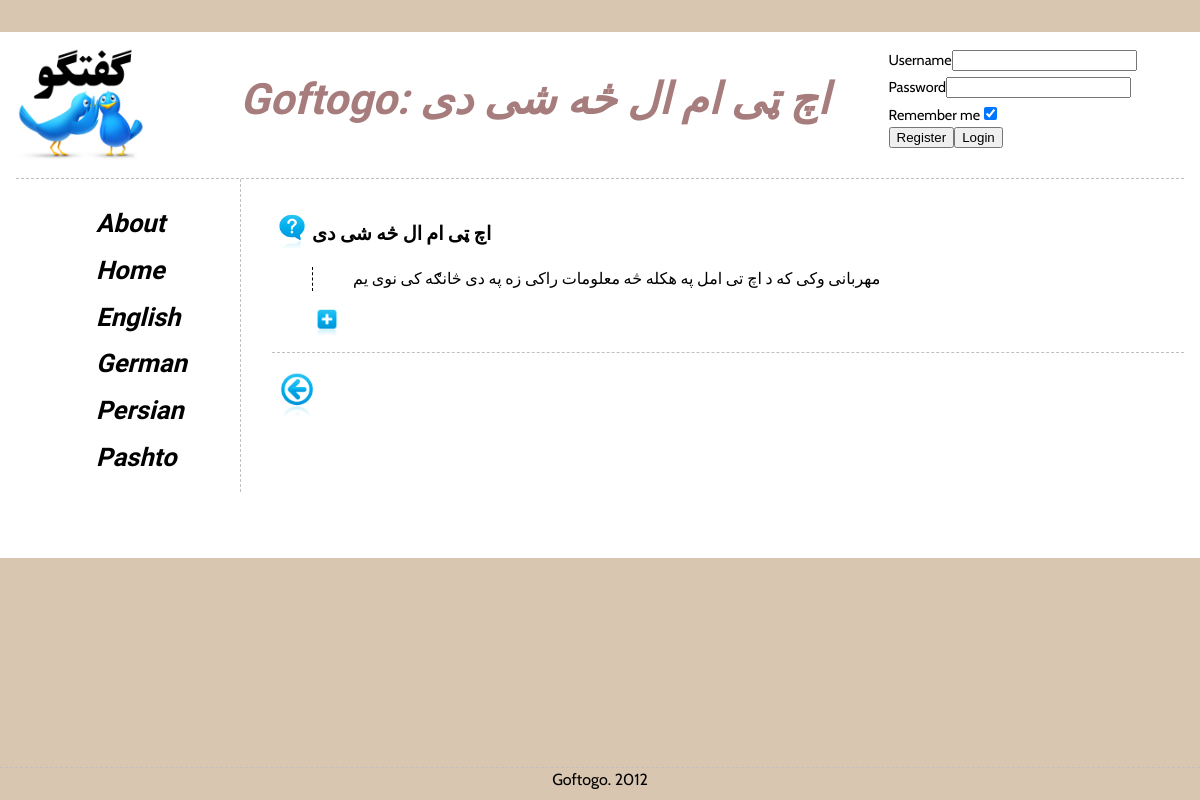
The app's page /index.php/main/qshow/3 with its own data.
### tables this page shows
CREATE TABLE IF NOT EXISTS `Question` (
  `questionID` int(11) NOT NULL AUTO_INCREMENT,
  `catID` int(11) DEFAULT NULL,
  `userID` int(11) DEFAULT NULL,
  `title` varchar(140) NOT NULL,
  `body` text NOT NULL,
  `rank` int(11) NOT NULL DEFAULT '0',
  `date` datetime DEFAULT NULL,
  PRIMARY KEY (`questionID`)
);

### application/controllers/main.php (called while the page is built, shortened)
<?php
class Main extends CI_Controller {
	public function __construct() {
		$this -> load -> model('question_model');
		$this -> load -> model('answer_model');
	}
	public function _loadviews($content, $data) {
		$this -> session -> set_userdata('last_visited', current_url());
		$data['loginbox'] = TRUE;
		$this -> load -> view('main_view', init_view_data($content, $data));
	}
	public function qshow($qid) {
		$data['question'] = $this -> question_model -> get_details($qid);
		$data['title'] = lang('title_main') . ': ' . $data['question'] -> title;
		$data['answers'] = $this -> answer_model -> get_answers($qid);
		$data['backlink'] = anchor($this -> session -> userdata('last_visited'), lang('w_back'), "class=backlink");
		$this -> _loadviews('qdetails', $data);
	}
}

### index.php (called while the page is built, shortened)
<?php
require_once BASEPATH.'core/CodeIgniter.php';

### application/models/question_model.php (called while the page is built, shortened)
<?php
class Question_model extends CI_Model {
	public function get_details($qid) {
		$query = $this -> db -> get_where('Question', array('questionID' => $qid));
		return $query -> first_row();
	}
}

### application/views/content/qdetails.php (the view, shortened to what this page needs)
<div id="body">
<div class="question">
		<h3><?php echo $question->title; ?></h3>
		<p><?php echo $question->body; ?></p>
<div style="visibility:hidden" id="ajaxresult">
<form action="" method="POST">
  <input type="image" title="load comments" src=<?php echo base_url('img/icons/plus.png'); ?> width=30 name="submitit" id="submitit" onclick="return false" />
</form>
</div>
</div>
<?php echo $backlink?>
</div>

### css/main.css (style rules this page uses)
html, body, ul, ol, li, form, fieldset, legend { margin: 0; padding: 0; }
h1, h2, h3, h4, h5, h6, p { margin-top: 0; }
body { background: #D9C6B0; color: black; line-height: 1.5; padding-top: 2em; padding-right: 2em; }
a { text-decoration: none; color: black; cursor: pointer; }
h3 { font-size: 120%; }
.question, .answer, .comment { border-bottom-width: 1px; border-bottom-style: dashed; border-color: silver; padding: 0.5em; text-align: justify; }
.question { padding-left: 2.5em; background: transparent url(../img/icons/question.png) no-repeat top left; background-size: 40px; }
a.backlink { margin-top: 1em; display: block; overflow: hidden; text-indent: 100%; white-space: nowrap; background-image: url(../img/icons/back.png); background-size: 50px; background-position: center center; height: 50px; width: 50px; }
.question p { border-left-width: 1px; border-left-style: dashed; padding-left: 2.5em; }

### records on screen
question: title "اچ ټی ام ال څه شی دی", body "مهربانی وکی که د اچ تی امل په هکله څه معلومات راکی زه په دی څانګه کی نوی یم"

### other values on screen
lang('form_username','username') "Username"
lang('form_password','password') "Password"
lang('form_remember','remember') "Remember me"
$title "Goftogo: اچ ټی ام ال څه شی دی"
anchor('', mb_convert_case(lang('w_home'),MB_CASE_TITLE)) "Home"
anchor('util/lang/english', lang('w_lang_en')) "English"
anchor('util/lang/deutsch', lang('w_lang_de')) "German"
anchor('util/lang/farsi', lang('w_lang_fa')) "Persian"
anchor('util/lang/pashto', lang('w_lang_ps')) "Pashto"
lang('title_main') "Goftogo"
